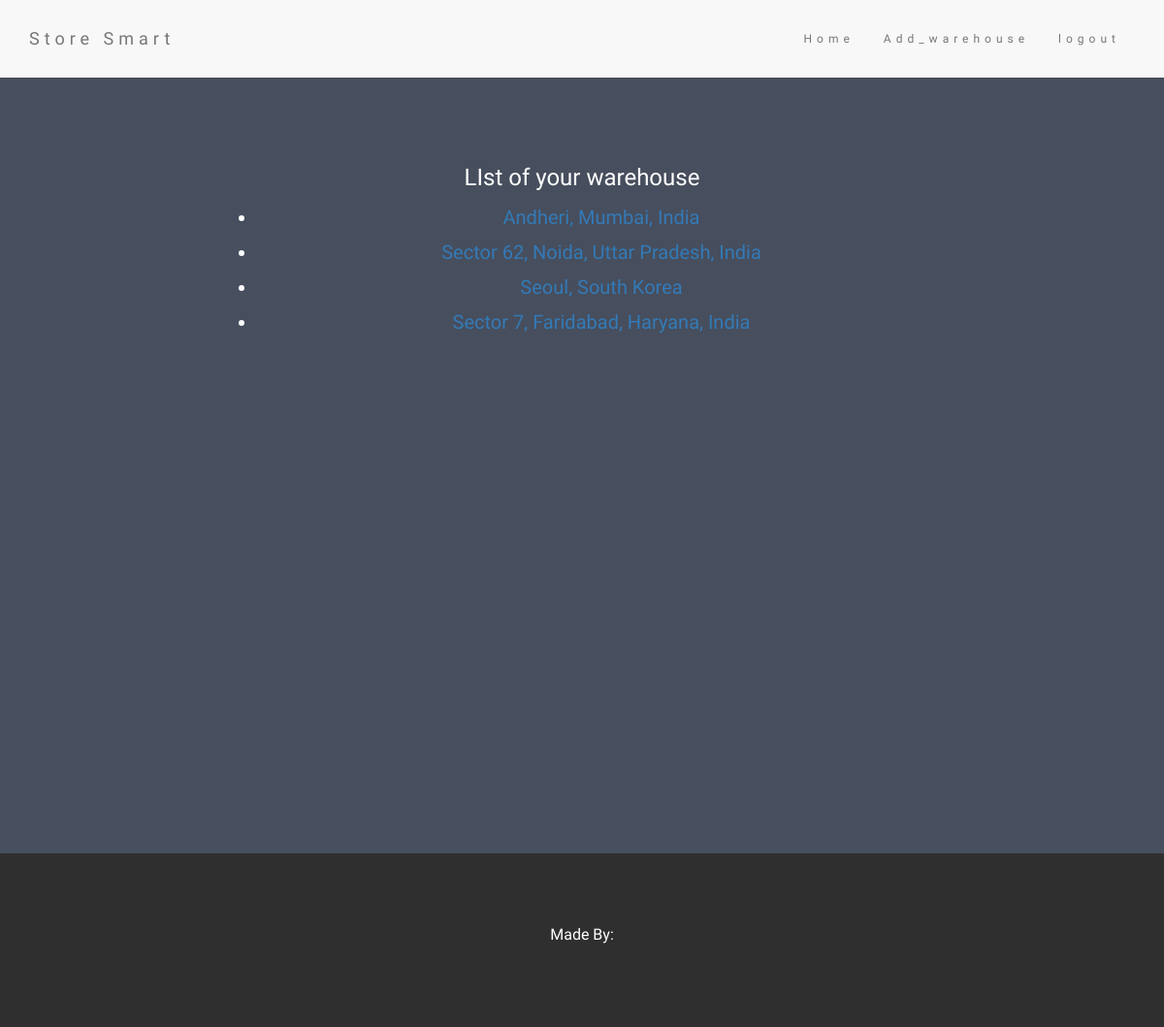
The app's page / (signed in) with its own data.
### ware/models.py (models this page shows)
class warehouse(models.Model):
	user=models.CharField(max_length=200)
	location = models.CharField(max_length=1000)
	cold_rate=models.PositiveSmallIntegerField(default=0 ,null=True)
	hot_rate=models.PositiveSmallIntegerField(default=0 ,null=True)
	mild_rate=models.PositiveSmallIntegerField(default=0 ,null=True)
	severe_rate=models.PositiveSmallIntegerField(default=0 ,null=True)
	cold_total=models.PositiveSmallIntegerField(default=0 ,null=True)
	hot_total=models.PositiveSmallIntegerField(default=0 ,null=True)
	mild_total=models.PositiveSmallIntegerField(default=0 ,null=True)
	severe_total=models.PositiveSmallIntegerField(default=0 ,null=True)
	cold_available=models.PositiveSmallIntegerField(default=0 ,null=True)
	hot_available=models.PositiveSmallIntegerField(default=0 ,null=True)
	mild_available=models.PositiveSmallIntegerField(default=0 ,null=True)
	severe_available=models.PositiveSmallIntegerField(default=0 ,null=True)
	def __str__(self):
		return self.location

### ware/views.py (the view, shortened to what this page needs)
# urls.py: 2. Add a URL to urlpatterns:  url(r'^$', views.home, name='home')
def home(request):
	if request.user.is_authenticated() and Userform.objects.get(user=request.user).flag==1:
		return home2(request)

### ware/views.py (called while the page is built)
def home2(request):
	all_ware=warehouse.objects.filter(user=request.user)
	return render(request,'home2.html',{'all':all_ware})

### ware/templates/home2.html (shortened to what this page needs)
<!DOCTYPE html>
<html lang="en">
<head>
  <link rel="stylesheet" href="http://maxcdn.bootstrapcdn.com/bootstrap/3.3.6/css/bootstrap.min.css">
</head>
<body>
<nav class="navbar navbar-default">
  <div class="container">
    <div class="navbar-header">
      <a class="navbar-brand" href="#">Store Smart</a>
    </div>
    <div class="collapse navbar-collapse" id="myNavbar">
      <ul class="nav navbar-nav navbar-right">
             {% if user.is_authenticated %}
         <li><a href="/">Home</a></li>
         <li><a href="add_warehouse/">Add_warehouse</a></li>
        <li><a href="account/logout/">logout</a></li>
    {% else %}
        <li><a href="account/login/">LOGIN</a></li>
        <li><a href="account/register/">SIGNUP</a></li>
    {% endif %}
      </ul>
    </div>
  </div>
</nav>
<div class="container-fluid bg-1 text-center ">
<div class="col-sm-2">
</div>
<div class="col-sm-8">
<h3>LIst of your warehouse </h3>
<ul>
{% for a in all %}
	<li><a href="{% url 'edit' a.id %}">{{a}}</a></li>
{% endfor %}
</ul>
</div>
</div>
<footer class="container-fluid bg-4 text-center">
  <p>Made By:</p>
</footer>
</body>
</html>

### ware/templates/home2.html (style rules this page uses)
body { font: 20px Montserrat, sans-serif; line-height: 1.8; color: #f5f6f7; }
p { font-size: 16px; }
.bg-1 { background-color: #474e5d; color: #ffffff; height: 800px; }
.bg-4 { background-color: #2f2f2f; color: #fff; }
.container-fluid { padding-top: 70px; padding-bottom: 70px; }
.navbar { padding-top: 15px; padding-bottom: 15px; border: 0; border-radius: 0; margin-bottom: 0; font-size: 12px; letter-spacing: 5px; }

### records on screen
warehouse: location "Andheri, Mumbai, India"
warehouse: location "Sector 62, Noida, Uttar Pradesh, India"
warehouse: location "Seoul, South Korea"
warehouse: location "Sector 7, Faridabad, Haryana, India"
